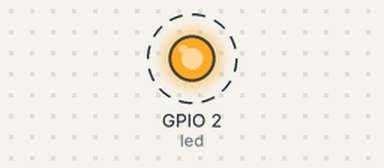
Bench run of a program on a simulated ESP32 board running MicroPython. Parts: output pins drawn as LEDs (lit = HIGH). Dashed ring = blinking. What the program prints to the serial console is not drawn.

Above: at 0.5 s.
Timing chart, 0 to 4.6 s (numbered marks = the images above):
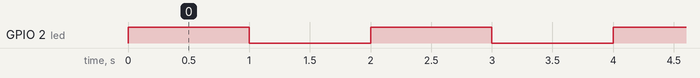

The program:

bolum2_u1_deneme.py
```python
import machine
import time
led = machine.Pin(2, machine.Pin.OUT)
print("Led yakma programi basladi!!! \n")
print("Ben ESP32'yim!!")
while True:
    led.on()
    time.sleep(1)
    led.off()
    time.sleep(1)
```

Measured:
- by itself, GPIO 2 (led): alternates HIGH for 1.0 s and LOW for 1.0 s
